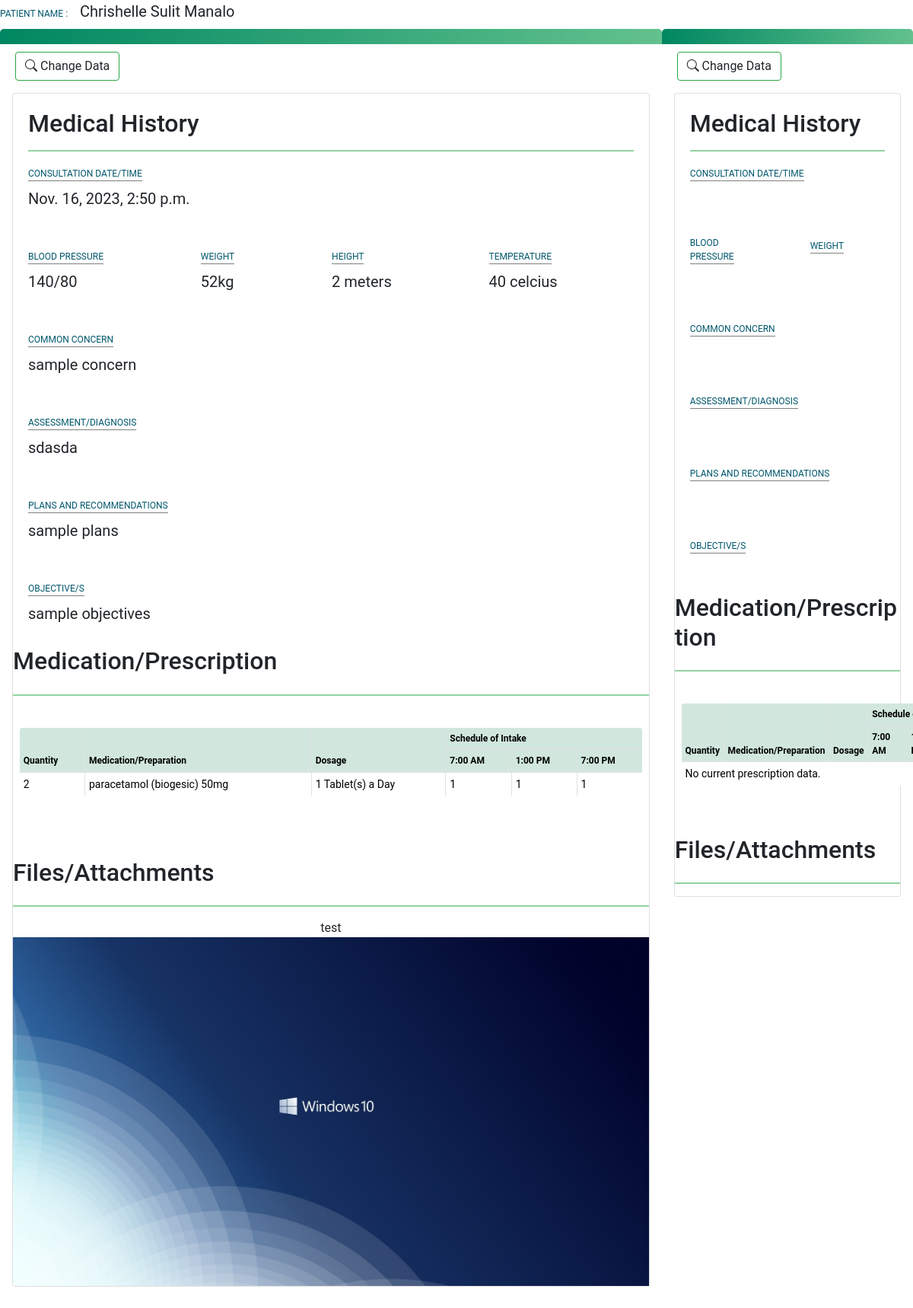
/comparepage/27/45 (signed in), run on the app's committed database.
### website/models.py (models this page shows, shortened)
class Patient(models.Model):
    created_at = models.DateTimeField(auto_now_add=True)
    patient_code=models.CharField(max_length=50)
    first_name = models.CharField(max_length=50)
    middle_name = models.CharField(max_length=50)
    last_name = models.CharField(max_length=50)
    age = models.CharField(max_length=50)
    bday = models.CharField(max_length=50,default='')
    civil_status = models.CharField(max_length=50,default='')
    gender = models.CharField(max_length=50)
    address = models.CharField(max_length=100)
    contact_number = models.CharField(max_length=50)
    srID = models.CharField(max_length=50,null=True, blank=True)
    pwdID = models.CharField(max_length=50,null=True, blank=True)
    nationality = models.CharField(max_length=50,null=True, blank=True)

class Patienthistory(models.Model):
    created_at = models.DateTimeField(auto_now_add=True,null=True, blank=True)
    consultCounter = models.CharField(max_length=50)
    patient_code=models.CharField(max_length=50)
    diagnosis = models.TextField(default="*under observation",max_length=500,null=True, blank=True)
    remarks = models.TextField(default="*under observation",max_length=500,null=True, blank=True)
    objectives = models.TextField(default="*under observation",max_length=500,null=True, blank=True)
    plans_recommendations = models.TextField(default="*under observation",max_length=500,null=True, blank=True)
    bp = models.CharField(max_length=50,null=True, blank=True)
    weight = models.CharField(max_length=50,null=True, blank=True)
    height = models.CharField(max_length=50,null=True, blank=True)
    bodytemp = models.CharField(max_length=50,null=True, blank=True)

class Prescription(models.Model):
    created_at = models.DateField(auto_now_add=True)
    patient_code=models.CharField(max_length=50,null=True, blank=True)
    consultCounter = models.CharField(max_length=50,null=True, blank=True)
    medname = models.CharField(max_length=100,null=True, blank=True)
    medgenname = models.CharField(max_length=50,null=True, blank=True)
    medsize = models.CharField(max_length=50,null=True, blank=True)
    medqty = models.CharField(max_length=50,null=True, blank=True)
    medtype = models.CharField(max_length=50,null=True, blank=True)
    perduration = models.CharField(max_length=50,null=True, blank=True)
    durationqty = models.CharField(max_length=50,null=True, blank=True)
    medduration = models.CharField(max_length=50,null=True, blank=True)
    totalquantity = models.CharField(max_length=50,null=True, blank=True)
    dosage = models.CharField(max_length=50,null=True, blank=True)
    morning = models.CharField(max_length=50,null=True, blank=True)
    noon = models.CharField(max_length=50,null=True, blank=True)
    evening = models.CharField(max_length=50,null=True, blank=True)

class PatientsAttachments(models.Model):
    patient_code=models.CharField(max_length=50,null=True, blank=True)
    name = models.CharField(max_length=100,null=True, blank=True)
    consultCounter = models.CharField(max_length=50,null=True, blank=True)
    fileattachments = models.ImageField(null=True, blank=True)

### website/views.py (the view, shortened to what this page needs)
# urls.py: path('comparepage/<int:pk>/<int:pkHistory>',views.comparepage, name='comparepage'),
@login_required(login_url="loginuser")
def comparepage(request,pk,pkHistory,compareID=''):
    context=patientinfoData(pk)
    pCode= context['pCode']
    historydata = Patienthistory.objects.filter(patient_code=pCode)
    patienthistory_Data= Patienthistory.objects.get(id=pkHistory)
    context['pkHistory']=pkHistory
    context['compareID']=compareID
    context['patient_history']= patienthistory_Data
    context['historydatalist']=historydata
    context['medicinedata'] =Medicinelist.objects.all()
    context['patient_history_attachments'] = PatientsAttachments.objects.filter(patient_code=pCode,consultCounter=patienthistory_Data.consultCounter)
    context['prescriptionrecord'] = Prescription.objects.filter(patient_code=pCode,consultCounter=patienthistory_Data.consultCounter)
    if 'datechanged1' in request.POST:
        print("press1")
    return render(request, 'comparepage.html',context)

### website/views.py (called while the page is built)
def patientinfoData(pk):
    medicines_list = Medicinelist.objects.all()
    patient_record = Patient.objects.get(id=pk)
    medicationrecord = Prescription.objects.filter(patient_code=patient_record.patient_code)
    context = { 'medicationrecord': medicationrecord,
               'patient_record':patient_record,
               'medicines_list':medicines_list,
               'pCode':patient_record.patient_code,
               'pID':pk,
               }
    return context

### website/templates/comparepage.html (shortened to what this page needs)
{% load static %}
<!DOCTYPE html>
<html lang="en">
<head>
    <link rel="stylesheet" href="{% static 'style.css' %}" />
    <link href="https://cdn.jsdelivr.net/npm/bootstrap@5.3.1/dist/css/bootstrap.min.css" rel="stylesheet"
 />
    <link rel="stylesheet" href="https://cdn.jsdelivr.net/npm/bootstrap-icons@1.10.5/font/bootstrap-icons.css" />
    <link rel="stylesheet" href="https://maxcdn.bootstrapcdn.com/bootstrap/4.0.0/css/bootstrap.min.css"
 />
    <link rel="stylesheet" href="https://cdn.datatables.net/1.13.6/css/jquery.dataTables.min.css" />
</head>
<body>
    <div class="">
        <label class="lbl-pname">PATIENT NAME : &nbsp &nbsp </label>
        <label class="value-pname">{{patient_record.first_name}} {{patient_record.middle_name}}
            {{patient_record.last_name }}
        </label>
</div>
    <div class="flex">
        <div id="one" class="split" style="background-color:white">
            <div class="title-form5 sticky m-0">
            </div>
            <a class="btn btn-outline-success" style="margin-left:20px;margin-top:10px;" type="button"
                data-bs-toggle="modal" data-bs-target="#searchhistory">
                <i class="bi bi-search"></i> Change Data</a>
                <div class="card m-3">
            {% include "compareitem1.html" %}
             </div>
        </div>
        <div id="two" class="split" style="background-color:white">
            <div class="title-form5 sticky">
            </div>
            <a class="btn btn-outline-success" style="margin-left:20px;margin-top:10px;" type="button"
                data-bs-toggle="modal" data-bs-target="#searchhistory2">
                <i class="bi bi-search"></i> Change Data</a>
                <div class="card m-3">
            {% include "compareitem2.html" %}
            </div>
        </div>
    </div>
</body>
</html>

### website/templates/compareitem1.html
{% load static %}
<div class="add_medicalhistorytable">
  <h2>Medical History</h2>
  <hr class="border border-success border-2 opacity-50">
    <label class="lbl-pname5">CONSULTATION DATE/TIME</label><br />
    <label class="value-pname">{{patient_history.created_at}} </label>
</div>
<div class="add_medicalhistorytable_flex">
    <div class="history_item">
        <label class="lbl-pname5">BLOOD PRESSURE</label><br />
        <label class="value-pname">{{patient_history.bp}} </label><br />
    </div>
    <div class="history_item">
        <label class="lbl-pname5">WEIGHT</label><br />
        <label class="value-pname">{{patient_history.weight}} </label><br />
    </div>
    <div class="history_item">
        <label class="lbl-pname5">HEIGHT</label><br />
        <label class="value-pname">{{patient_history.height}} </label>
    </div>
    <div class="history_item">
        <label class="lbl-pname5">TEMPERATURE</label><br />
        <label class="value-pname">{{patient_history.bodytemp}} </label>
    </div>
</div>
<div class="add_medicalhistorytable">
    <label class="lbl-pname5">COMMON CONCERN</label><br />
    <label class="value-pname">{{patient_history.remarks}} </label>
</div>
<div class="add_medicalhistorytable">
    <label class="lbl-pname5">ASSESSMENT/DIAGNOSIS</label><br />
    <label class="value-pname">{{patient_history.diagnosis}} </label>
</div>
<div class="add_medicalhistorytable">
    <label class="lbl-pname5">PLANS AND RECOMMENDATIONS</label><br />
    <label class="value-pname">{{patient_history.plans_recommendations}} </label>
</div>
<div class="add_medicalhistorytable">
    <label class="lbl-pname5">OBJECTIVE/S</label><br />
    <label class="value-pname">{{patient_history.objectives}} </label>
</div>
<h2>Medication/Prescription</h2>
<hr class="border border-success border-2 opacity-50">
                <div class="medicalhistorytablsae ml-2 mr-2 mb-5">
                  <table id="table-medicationss" class="table table-sm table-bordered content-table">
                    <thead class="table-success bg-gradient">
                      <tr>
                        <th rowspan="2">Quantity</th>
                        <th rowspan="2">Medication/Preparation</th>
                        <th rowspan="2">Dosage</th>
                        <th colspan="3">Schedule of Intake</th>
                      </tr>
                      <tr>
                        <th>7:00 AM</th>
                        <th>1:00 PM</th>
                        <th>7:00 PM</th>
                      </tr>
                    </thead>
                    <tbody>
                      {% if prescriptionrecord %}
                      {% for medrecord in prescriptionrecord %}
                      <tr>
                        <td>{{medrecord.totalquantity}}</td>
                        <td>{{medrecord.medname}} ({{medrecord.medgenname}}) {{medrecord.medsize}}</td>
                        <td>{{medrecord.medqty}} {{medrecord.medtype}}(s) a {{medrecord.perduration}}</td>
                        <td>{{medrecord.morning}}</td>
                        <td>{{medrecord.noon}}</td>
                        <td>{{medrecord.evening}}</td>
                      </tr>
                      {% endfor %}
                      {% else %}
                      <td colspan="6">No current prescription data.</td>
                      {% endif %}
                    </tbody>
                  </table>
                </div>
            <h2 class="mt-3">Files/Attachments</h2>
            <hr class="border border-success border-2 opacity-50">
            {% if patient_history_attachments %}
            {% for a in  patient_history_attachments%}
            <center> {{a.name}}</center>
            <a class="" id="link-viesw" type="button" href="{{a.fileattachments.url}}" target="_blank">
            <img src="{{a.fileattachments.url}}" width="100%"> </img>
          </a>
            {% endfor %}
            {% endif %}

### website/static/style.css (style rules this page uses)
* { box-sizing:border-box; margin: 0; padding: 0; font-family: 'Roboto', sans-serif; }
body { background-color: #e7f3ed; }
header li,a,strong, button { font-family: 'Montserrat', sans-serif; font-weight: 500; font-size: 13px; color: #edf0f1; text-decoration: none; padding: 0px 0px; margin: 0px 0px; }
.title-form5 { border-radius: 5px 5px 0 0; color: #edf0f1 ; padding: 10px; font-size: 13px; background: rgb(0,135,97); background: linear-gradient(90deg, rgba(0,135,97,1) 0%, rgba(59,178,113,0.8) 100%); }
table { width: 100%; }
th { padding: 10px; font-size: 12px; color: black; background-color: #b4c3d33c; }
tr { font-size: 14px; }
td { border: 1px dotted #ddd; width: auto; }
.lbl-pname { font-size:12px; color: #01576d; }
.lbl-pname5 { font-size:12px; color: #01576d; border-bottom: 1px solid gray; }
.value-pname { font-size: 20px; font-style: bold; }
hr { margin: 0; padding: 0; }
.add_medicalhistorytable { padding: 15px; margin: 5px; }
.history_item { margin-right: 100px; }
.add_medicalhistorytable_flex { padding: 15px; margin: 5px; display: inline-flex; justify-content:space-between; }
.sticky { position: sticky; top: 0; width: 100%; }
.content-table { border-collapse: collapse; margin: 25px 0; font-size: 0.9em; min-width: 400px; border-radius: 5px 5px 0 0; overflow: hidden; }

### website/templates/comparepage.html (style rules this page uses)
.flex { display: flex; flex-direction: row; }
.flex>.split { height: 100vh; overflow-y: scroll; }

### data on the page
Patient: first_name "Chrishelle", middle_name "Sulit", last_name "Manalo"
Patienthistory: created_at "Nov. 16, 2023, 2:50 p.m.", bp "140/80", weight "52kg", height "2 meters", bodytemp "40 celcius", remarks "sample concern", diagnosis "sdasda", plans_recommendations "sample plans", objectives "sample objectives"
Prescription: totalquantity "2", medname "paracetamol", medgenname "biogesic", medsize "50mg", medqty "1", medtype "Tablet", perduration "Day", morning "1", noon "1", evening "1"
PatientsAttachments: name "test", fileattachments (picture)
